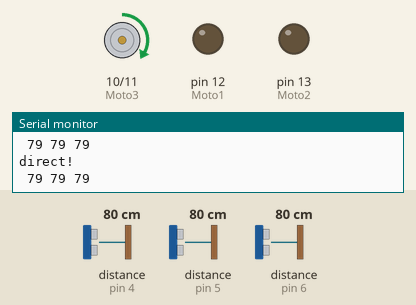
This sketch was run on a simulated Arduino Uno, built with avr-gcc and run on an emulated ATmega328P. Shown: motor-driver pin pairs drawn as motors (green arrow = first pin HIGH = forward, orange = second pin HIGH = backward, longer = more drive), output pins drawn as LEDs (lit = HIGH), the last lines printed to the serial monitor. Wiring (inferred from the names in the program): 3 × ultrasonic range finder: trigger pin 7, echo pin 4 / trigger pin 8, echo pin 5 / trigger pin 9, echo pin 6. The inputs (shaded band) are chosen by the test bench; at power-on: distance to the obstacle (sensors on pin 4, pin 5, pin 6) 80 cm. The echo pulse lasts 58.3 µs per cm; pins used as bus, display or sensor lines are not drawn.

Above: at 1.2 s.
1.3 s: distance to the obstacle (sensor on pin 4) set to 7 cm
2.8 s: distance to the obstacle (sensor on pin 4) set to 4 cm
At 3.01 s:
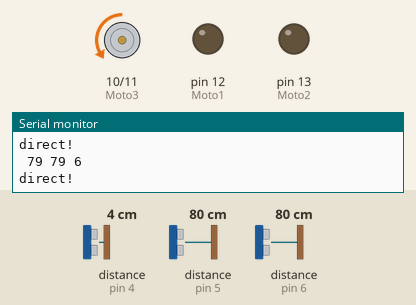
5.8 s: distance to the obstacle (sensor on pin 5) set to 2 cm
8.8 s: distance to the obstacle (sensor on pin 6) set to 18 cm
11.8 s: distance to the obstacle (sensor on pin 5) set to 7 cm
13.3 s: distance to the obstacle (sensor on pin 5) set to 10 cm
At 16.34 s:
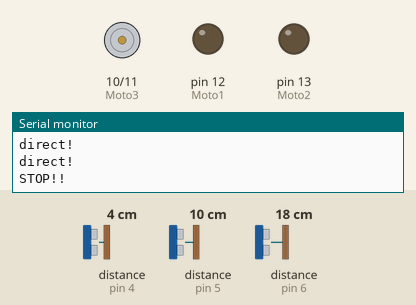
Timing chart, 0 to 17.3 s (numbered marks = the images above; inputs shaded):
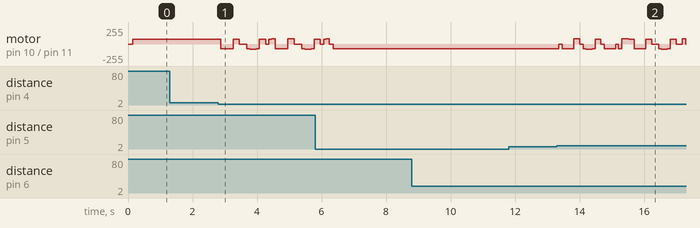

The sketch:

AGV.ino
```cpp
const int Moto1 = 12;
const int Moto2 = 13;
const int Moto3 = 10;
const int Moto4 = 11;
const int echo_1 = 6;
const int trig_1 = 9;
const int echo_2 = 5;
const int trig_2 = 8;
const int echo_3 = 4;
const int trig_3 = 7;
const int inter_time = 1000;
int now_f = 0;
bool now_direction[4]; //(0:none,1:right,2:forward,3:left)
bool now_dis[4]; //(0:none,1:right,2:forward,3:left)
int now_state;
int b_state;
int dead_flag = 0;
int next_state;
bool isStop = true;
int all_v = 73;
int all_v2 = 63;
int count = 0;
void d_go_3(int v);
void turn(float rad);
void turn_l(int v, int t); //左轉
void turn_r(int v, int t); //右轉
void plus_turn(int v, float rad);
void detect_f(); //偵測前方
void detect_lr(); //偵測側邊
void detect_stop();
void detect_l(); //偵測左方
float detect_angle(float b_f, float b_l, float b_r); //偵測偏倚角度
void update_direction();
void go(int v); //控制車子直線前進後退或停止
void go_l(int v); //控制左輪前進後退或停止
void go_r(int v); //控制右輪子前進後退或停止
void start_1();
void stop();
float dis(int trig, int echo); //回傳偵測到的距離
float dis(int trig, int echo, int acc); //回傳偵測到的距離(此值絕對小於acc)

void setup(){
  pinMode(Moto1, OUTPUT);
  pinMode(Moto2, OUTPUT);
  pinMode(Moto3, OUTPUT);
  pinMode(Moto4, OUTPUT);
  analogWrite(Moto1, 0);
  analogWrite(Moto2, 0);
  analogWrite(Moto3, 0);
  analogWrite(Moto4, 0);
  Serial.begin(9600);
  pinMode (trig_1, OUTPUT);
  pinMode (echo_1, INPUT);
  pinMode (trig_2, OUTPUT);
  pinMode (echo_2, INPUT);
  pinMode (trig_3, OUTPUT);
  pinMode (echo_3, INPUT);
  //delay(3000);
}

void loop(){
  update_direction();
  detect_lr();
  start_1();
}
void start_1(){

  detect_stop();  // 避免卡住
  detect_f(); //避免前方撞牆
  detect_lr();
  switch(next_state){
    case 0:
      d_go_3(all_v);
      break;
    case 1:
      d_go_3(all_v);
      break;
    case 2:
      turn(-0.5);
      update_direction();
      if(now_direction[2] == 0){
        float f_b = dis(trig_2,echo_2);
        turn(-0.15);
        float f_a = dis(trig_2,echo_2);
        if(f_a > f_b){
          /*轉太多,左轉一點點向前*/
          turn(-0.25);
          d_go_3(all_v);
        }else{
          /*轉太少,右轉一點點向前*/
          turn(0.3);
          d_go_3(all_v);
        }
      }
      break;
    case 3:
      turn(0.5);
      update_direction();
      if(now_direction[2] == 0){
        float f_b = dis(trig_2,echo_2);
        turn(0.15);
        float f_a = dis(trig_2,echo_2);
        if(f_a > f_b){
          /*轉太多,右轉一點點向前*/
          turn(0.25);
          d_go_3(all_v);
        }else{
          /*轉太少,左轉一點點向前*/
          turn(-0.3);
          d_go_3(all_v);
        }
      }
      break;
    case 4:
      d_go_3(all_v);
      break;
    case 5:
      d_go_3(all_v);
      break;
    case 6:
      b_state = 6;
      update_direction();
      next_state = (now_dis[1] > now_dis[3])?2:3;
      start_1();
      break;
    case 7:
      /*判斷是否是死路迴轉的*/
      if(dead_flag == 1){
        /*判斷前一個岔路長什麼樣子*/
        switch(b_state){
          case 6:
            next_state = 1;
            start_1();
            break;
          case 8:
            next_state = 2;
            start_1();
            break;
        }
        /*死路走出來了!*/
        dead_flag = 0;
      }else{
        b_state = 7;
        next_state = 1;
        start_1();
      }
      break;
    case 8:
      /*判斷是否是死路迴轉的*/
      if(dead_flag == 1){
        /*判斷前一個岔路長什麼樣子*/
        switch(b_state){
          case 6:
            next_state = 1;
            start_1();
            break;
          case 7:
            next_state = 3;
            start_1();
            break;
        }
        /*死路走出來了!*/
        dead_flag = 0;
      }else{
        b_state = 8;
        next_state = 1;
        start_1();
      }
      break;
    case 9:
      // 判斷是否是死路
      update_direction();
      if(now_dis[1] > now_dis[3]){
        /*先右轉一點*/
        turn(-0.15);
      }else{
        /*先左轉一點*/
        turn(0.15);
      }
      update_direction();
      /*判斷是否還是state 9*/
      if(now_state == 9){
        /*迴轉出來*/
        turn_l(all_v, 1);
        dead_flag = 1;
      }
      break;
    default:
      go(0);
  }
}


void detect_lr(){
  float right_distance = dis(trig_1,echo_1);
  float laft_distance = dis(trig_3,echo_3);
  int d_min = 5;

  if (right_distance > d_min && laft_distance > d_min) //沒有快撞到東西
    return;
  else{
    //while(right_distance < d_min || laft_distance < d_min){
      detect_f();
      if (right_distance < d_min) {
        d_go_3(-all_v);
        delay(200);
        turn(0.13);
        delay(100);
        d_go_3(all_v);
        delay(100);
      }else{
        d_go_3(-all_v);
        delay(200);
        turn(-0.13);
        d_go_3(all_v);
        delay(100);
      }
      right_distance = dis(trig_1,echo_1);
      laft_distance = dis(trig_3,echo_3);
    //}
    stop();
  }
}

void update_direction(){

  int f = dis(trig_2, echo_2), r = dis(trig_1, echo_1), l = dis(trig_3, echo_3);
  now_dis[1] = r;
  now_dis[2] = f;
  now_dis[3] = l;
  now_direction[1] = (r < 28)? false : true;
  now_direction[2] = (f < 10)? false : true;
  now_direction[3] = (l < 28)? false : true;
  Serial.print(" ");
  Serial.print(r);
  Serial.print(" ");
  Serial.print(f);
  Serial.print(" ");
  Serial.println(l);
  if(!now_direction[1] && now_direction[2] && !now_direction[3])
    next_state = 1;
  else if(now_direction[1] && !now_direction[2] && !now_direction[3])
    next_state = 2;
  else if(!now_direction[1] && !now_direction[2] && now_direction[3])
    next_state = 3;
  else if(now_direction[1] && now_direction[2] && !now_direction[3])
    next_state = 4;
  else if(!now_direction[1] && now_direction[2] && now_direction[3])
    next_state = 5;
  else if(now_direction[1] && !now_direction[2] && now_direction[3])
    next_state = 6;
  else if(now_direction[1] && now_direction[2] && !now_direction[3])
    next_state = 7;
  else if(!now_direction[1] && now_direction[2] && now_direction[3])
    next_state = 8;
  else if(!now_direction[1] && !now_direction[2] && !now_direction[3])
    next_state = 9;
  delay(80);
}

void plus_turn(int v, float rad){
  int a;

  if (v>0)
    a = 8;
  else if(v<0)
    a = -8;
  else
    a = 0;

  if(rad == 0)
    go(v);
  else if(rad > 0){
    go_r(v+a);
    go_l(v-a);
  }else{
    go_r(v-a);
    go_l(v+a);
  }
}

void turn(float rad){
  if(rad > 0)
    turn_l(80, rad*700);
  else if(rad < 0)
    turn_r(70, -rad*700);
}

void detect_stop(){
  float front_distance = dis(trig_2,echo_2);
  float acc = 1;
  float d_min = 6;
  if((front_distance - now_f) < acc && (front_distance - now_f) > -acc){
    Serial.println("STOP!!");
    while(front_distance < d_min){
      stop();
      int rad = detect_angle(front_distance, dis(trig_3,echo_3), dis(trig_1,echo_1));
      plus_turn(-all_v2, rad);
      delay(80);
      front_distance = dis(trig_2,echo_2);
    }
    stop();
  }
  now_f = dis(trig_2,echo_2);
}

void detect_f(){
  float front_distance = dis(trig_2,echo_2);
  int d_min = 8;

  if (front_distance > d_min) //沒有快撞到東西
    return;
  else{
      stop();
    while(front_distance < d_min){
      Serial.println("detect_f! backward!");
      float rad = detect_angle(front_distance, dis(trig_3,echo_3), dis(trig_1,echo_1));
      plus_turn(-all_v2, rad);
      delay(100);
      front_distance = dis(trig_2,echo_2);
    }
    stop();
  }
}

void turn_l(int v, int t){
  go_l(-v);
  go_r(v);
  delay(t);
  go(0);
}

void turn_r(int v, int t){
  go_l(v);
  go_r(-v);
  delay(t);
  go(0);
}

void stop(){
  go(0);
  delay(100);
}


void d_go_3(int v){
  float b_r, b_l, b_f; //右左前 前一次的距離
  int d = b_r - b_l;
  const float acc = 0.05;     //精準度
  const float f = 5.5, l = 3.5, r = 3.5;

  go(v);
  b_r = dis(trig_1,echo_1);
  b_l = dis(trig_3,echo_3);
  b_f = dis(trig_2,echo_2);
  delay(all_v2);
  float rad = detect_angle(b_f, b_l, b_r);

  if(rad>0){
    if(d < -10){
      go(-all_v2);
      delay(300);
      stop();
      turn(rad);
    }else
      plus_turn(v, rad);
  }else if(rad<0){
    if(d > 10){
      go(-all_v2);
      stop();
      delay(300);
      turn(rad);
    } else{
      plus_turn(v, rad);
    }
  }
}


float detect_angle(float b_f, float b_l, float b_r){
  const float acc = 0.05;     //精準度
  const float f = 5.5, l = 3.5, r = 3.5;
  float a_f, a_l, a_r;
  a_r = dis(trig_1,echo_1);
  a_l = dis(trig_3,echo_3);
  a_f = dis(trig_2,echo_2);
  float rad = 0;
  b_r = a_r - b_r;
  b_l = a_l - b_l;
  b_f = a_f - a_f;

  if((b_r <= acc && b_r >= -acc) && (b_l <= acc && b_l >= -acc)){
    //現在是走直線
    Serial.println("direct!");
  } else if(b_l > 0 || b_r < 0){
    //現在是斜向右
    rad = atan2(a_f + f, a_r + r);
    Serial.println("right!");
  } else if(b_r > 0 || b_l < 0){
    //現在是斜向左
    rad = -1 * atan2(a_f + f, a_l + l);
    Serial.println("left!");
  } else{
    Serial.println("???");
  }

  return rad;
}


float dis(int trig, int echo, int acc){
  float duration = 0, distance = 0;
  while(distance == 0 || distance > acc){
    digitalWrite(trig, HIGH);
    delayMicroseconds(1000);
    digitalWrite(trig, LOW);
    duration = pulseIn (echo, HIGH);
    distance = (duration/2)/29.1;
  }
  //Serial.println(distance);
  return distance;
}

float dis(int trig, int echo){
  float duration = 0, distance = 0;
  while(distance == 0){
    digitalWrite(trig, HIGH);
    delayMicroseconds(1000);
    digitalWrite(trig, LOW);
    duration = pulseIn (echo, HIGH);
    distance = (duration/2)/29.1;

  }
  //Serial.println(distance);
  return distance;
}

void go_l(int v){
  if (v > 0){
    analogWrite(Moto1, v);
    analogWrite(Moto2, 0);
    isStop = false;
  }else if(v < 0){
     analogWrite(Moto1, 0);
     analogWrite(Moto2, -v);
     isStop = false;
  }else{
     analogWrite(Moto1, 0);
     analogWrite(Moto2, 0);
     isStop = true;
  }
}

void go_r(int v){
  if (v > 0){
    analogWrite(Moto3, v);
    analogWrite(Moto4, 0);
    isStop = false;
  }else if(v < 0){
    analogWrite(Moto3, 0);
    analogWrite(Moto4, -v);
    isStop = false;
  }else{
     analogWrite(Moto3, 0);
     analogWrite(Moto4, 0);
     isStop = true;
  }
}

void go(int v){
   go_r(v);
   go_l(v);
}
```

Measured:
- the behaviour switches between 6 and 5 cm on distance to the obstacle (sensor on pin 4) (found by bisection; images 0 and 1)
- after the input at 2.8 s, motor on pin 10 (Moto3) / pin 11 (Moto4): forward 73/255 → backward 73/255 after 0.07 s, → backward 70/255 0.29 s later, → forward 73/255 0.09 s later, → stopped 0.20 s later, … (19 changes in this stretch)
- after the input at 13.3 s, motor on pin 10 (Moto3) / pin 11 (Moto4): backward 71/255 → stopped after 0.06 s, → backward 73/255 0.10 s later, → backward 70/255 0.28 s later, → forward 81/255 0.09 s later, … (26 changes in this stretch)
